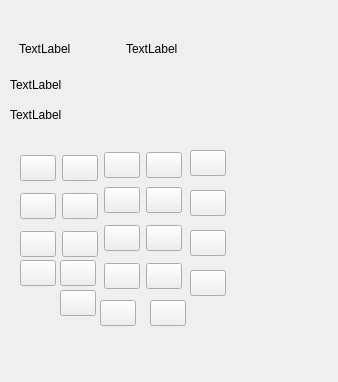
<?xml version="1.0" encoding="UTF-8"?>
<ui version="4.0">
 <class>Calculator</class>
 <widget class="QWidget" name="Calculator">
  <property name="geometry">
   <rect>
    <x>0</x>
    <y>0</y>
    <width>338</width>
    <height>382</height>
   </rect>
  </property>
  <property name="windowTitle">
   <string>Form</string>
  </property>
  <widget class="QLabel" name="titel">
   <property name="geometry">
    <rect>
     <x>19</x>
     <y>40</y>
     <width>55</width>
     <height>18</height>
    </rect>
   </property>
   <property name="text">
    <string>TextLabel</string>
   </property>
  </widget>
  <widget class="QLabel" name="close">
   <property name="geometry">
    <rect>
     <x>126</x>
     <y>40</y>
     <width>55</width>
     <height>18</height>
    </rect>
   </property>
   <property name="text">
    <string>TextLabel</string>
   </property>
  </widget>
  <widget class="QPushButton" name="Btn_cut">
   <property name="geometry">
    <rect>
     <x>20</x>
     <y>155</y>
     <width>36</width>
     <height>26</height>
    </rect>
   </property>
   <property name="styleSheet">
    <string notr="true"/>
   </property>
   <property name="text">
    <string/>
   </property>
  </widget>
  <widget class="QPushButton" name="Btn_clear1">
   <property name="geometry">
    <rect>
     <x>62</x>
     <y>155</y>
     <width>36</width>
     <height>26</height>
    </rect>
   </property>
   <property name="text">
    <string/>
   </property>
  </widget>
  <widget class="QPushButton" name="Btn_clear2">
   <property name="geometry">
    <rect>
     <x>104</x>
     <y>152</y>
     <width>36</width>
     <height>26</height>
    </rect>
   </property>
   <property name="text">
    <string/>
   </property>
  </widget>
  <widget class="QPushButton" name="Btn_sign">
   <property name="geometry">
    <rect>
     <x>146</x>
     <y>152</y>
     <width>36</width>
     <height>26</height>
    </rect>
   </property>
   <property name="text">
    <string/>
   </property>
  </widget>
  <widget class="QPushButton" name="Btn_genhao">
   <property name="geometry">
    <rect>
     <x>190</x>
     <y>150</y>
     <width>36</width>
     <height>26</height>
    </rect>
   </property>
   <property name="text">
    <string/>
   </property>
  </widget>
  <widget class="QPushButton" name="Btn_1">
   <property name="geometry">
    <rect>
     <x>20</x>
     <y>260</y>
     <width>36</width>
     <height>26</height>
    </rect>
   </property>
   <property name="text">
    <string/>
   </property>
  </widget>
  <widget class="QPushButton" name="Btn_2">
   <property name="geometry">
    <rect>
     <x>60</x>
     <y>260</y>
     <width>36</width>
     <height>26</height>
    </rect>
   </property>
   <property name="text">
    <string/>
   </property>
  </widget>
  <widget class="QPushButton" name="Btn_3">
   <property name="geometry">
    <rect>
     <x>104</x>
     <y>263</y>
     <width>36</width>
     <height>26</height>
    </rect>
   </property>
   <property name="text">
    <string/>
   </property>
  </widget>
  <widget class="QPushButton" name="Btn_minus">
   <property name="geometry">
    <rect>
     <x>146</x>
     <y>263</y>
     <width>36</width>
     <height>26</height>
    </rect>
   </property>
   <property name="text">
    <string/>
   </property>
  </widget>
  <widget class="QPushButton" name="Btn_0">
   <property name="geometry">
    <rect>
     <x>60</x>
     <y>290</y>
     <width>36</width>
     <height>26</height>
    </rect>
   </property>
   <property name="sizePolicy">
    <sizepolicy hsizetype="Minimum" vsizetype="Fixed">
     <horstretch>0</horstretch>
     <verstretch>0</verstretch>
    </sizepolicy>
   </property>
   <property name="text">
    <string/>
   </property>
  </widget>
  <widget class="QPushButton" name="Btn_dot">
   <property name="geometry">
    <rect>
     <x>100</x>
     <y>300</y>
     <width>36</width>
     <height>26</height>
    </rect>
   </property>
   <property name="text">
    <string/>
   </property>
  </widget>
  <widget class="QPushButton" name="Btn_add">
   <property name="geometry">
    <rect>
     <x>150</x>
     <y>300</y>
     <width>36</width>
     <height>26</height>
    </rect>
   </property>
   <property name="text">
    <string/>
   </property>
  </widget>
  <widget class="QPushButton" name="Btn_result">
   <property name="geometry">
    <rect>
     <x>190</x>
     <y>270</y>
     <width>36</width>
     <height>26</height>
    </rect>
   </property>
   <property name="text">
    <string/>
   </property>
  </widget>
  <widget class="QWidget" name="show_Wid" native="true">
   <property name="geometry">
    <rect>
     <x>10</x>
     <y>70</y>
     <width>281</width>
     <height>60</height>
    </rect>
   </property>
   <property name="styleSheet">
    <string notr="true"/>
   </property>
   <layout class="QVBoxLayout" name="verticalLayout">
    <property name="spacing">
     <number>0</number>
    </property>
    <property name="leftMargin">
     <number>0</number>
    </property>
    <property name="topMargin">
     <number>0</number>
    </property>
    <property name="rightMargin">
     <number>9</number>
    </property>
    <property name="bottomMargin">
     <number>0</number>
    </property>
    <item>
     <widget class="QLabel" name="upshow">
      <property name="frameShape">
       <enum>QFrame::NoFrame</enum>
      </property>
      <property name="text">
       <string>TextLabel</string>
      </property>
     </widget>
    </item>
    <item>
     <widget class="QLabel" name="downshow">
      <property name="frameShape">
       <enum>QFrame::NoFrame</enum>
      </property>
      <property name="text">
       <string>TextLabel</string>
      </property>
     </widget>
    </item>
   </layout>
  </widget>
  <widget class="QPushButton" name="Btn_percentage">
   <property name="geometry">
    <rect>
     <x>190</x>
     <y>190</y>
     <width>36</width>
     <height>26</height>
    </rect>
   </property>
   <property name="text">
    <string/>
   </property>
  </widget>
  <widget class="QPushButton" name="Btn_multiply">
   <property name="geometry">
    <rect>
     <x>146</x>
     <y>225</y>
     <width>36</width>
     <height>26</height>
    </rect>
   </property>
   <property name="text">
    <string/>
   </property>
  </widget>
  <widget class="QPushButton" name="Btn_fenmu">
   <property name="geometry">
    <rect>
     <x>190</x>
     <y>230</y>
     <width>36</width>
     <height>26</height>
    </rect>
   </property>
   <property name="text">
    <string/>
   </property>
  </widget>
  <widget class="QPushButton" name="Btn_7">
   <property name="geometry">
    <rect>
     <x>20</x>
     <y>193</y>
     <width>36</width>
     <height>26</height>
    </rect>
   </property>
   <property name="text">
    <string/>
   </property>
  </widget>
  <widget class="QPushButton" name="Btn_4">
   <property name="geometry">
    <rect>
     <x>20</x>
     <y>231</y>
     <width>36</width>
     <height>26</height>
    </rect>
   </property>
   <property name="text">
    <string/>
   </property>
  </widget>
  <widget class="QPushButton" name="Btn_6">
   <property name="geometry">
    <rect>
     <x>104</x>
     <y>225</y>
     <width>36</width>
     <height>26</height>
    </rect>
   </property>
   <property name="text">
    <string/>
   </property>
  </widget>
  <widget class="QPushButton" name="Btn_9">
   <property name="geometry">
    <rect>
     <x>104</x>
     <y>187</y>
     <width>36</width>
     <height>26</height>
    </rect>
   </property>
   <property name="text">
    <string/>
   </property>
  </widget>
  <widget class="QPushButton" name="Btn_devide">
   <property name="geometry">
    <rect>
     <x>146</x>
     <y>187</y>
     <width>36</width>
     <height>26</height>
    </rect>
   </property>
   <property name="text">
    <string/>
   </property>
  </widget>
  <widget class="QPushButton" name="Btn_5">
   <property name="geometry">
    <rect>
     <x>62</x>
     <y>231</y>
     <width>36</width>
     <height>26</height>
    </rect>
   </property>
   <property name="text">
    <string/>
   </property>
  </widget>
  <widget class="QPushButton" name="Btn_8">
   <property name="geometry">
    <rect>
     <x>62</x>
     <y>193</y>
     <width>36</width>
     <height>26</height>
    </rect>
   </property>
   <property name="text">
    <string/>
   </property>
  </widget>
 </widget>
 <resources/>
 <connections/>
</ui>
